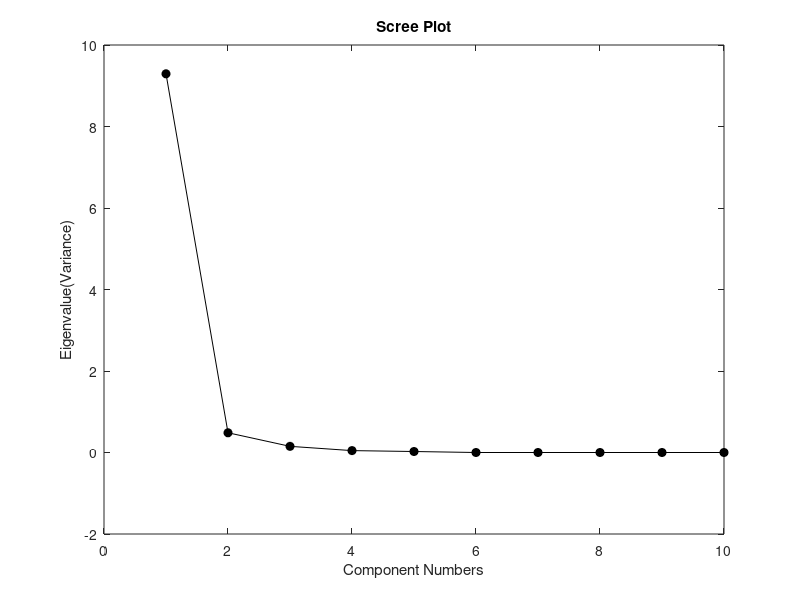
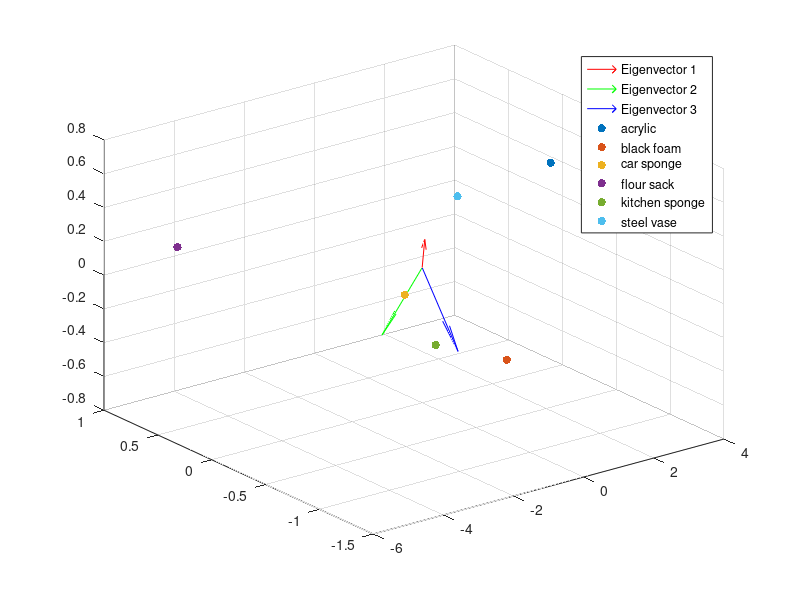

These figures' MATLAB source, in order:
% Load the data from the .mat file
data = load('Lab1/F0_Electrodes.mat');
colors = lines(6);

data = data.Electrodes;

% Standardize data
standardizedData = (data - mean(data)) ./ std(data);

% Find Covariance matrix
covarianceMatrix = cov(standardizedData);

% Find Eigenvectors and Eigenvalues
[eigenvectors, eigenvalues] = eig(covarianceMatrix);
disp(eigenvectors)
disp(eigenvalues)

eigenvalues = diag(eigenvalues);
% Sort the eigenvalues in descending order and get indices
format short;
[sorted_eigenvalues, sort_index] = sort(eigenvalues, 'descend');
disp(sorted_eigenvalues);

pc_numbers = 1:length(eigenvalues);
plot(pc_numbers, sorted_eigenvalues, 'o-k', 'MarkerFaceColor', 'k');
xlabel('Component Numbers');
ylabel('Eigenvalue(Variance)');
title('Scree Plot');

 

% Extract the three largest eigenvalues
largest_eigenvalues = sorted_eigenvalues(1:3);
 
% Extract the eigenvectors corresponding to the three largest eigenvalues
F = eigenvectors(:, sort_index(1:3));
 
% Display the results
disp('Three Largest Eigenvalues:');
disp(largest_eigenvalues);
disp('Projection Matrix:');
disp(F);



projectedData = standardizedData * F;
disp(projectedData);
figure;
% Origin of the eigenvectors
origin = [0, 0, 0];

% Plotting the eigenvectors
quiver3(origin(1), origin(2), origin(3), eigenvectors(1,1), eigenvectors(2,1), eigenvectors(3,1), 'r');
hold on;
quiver3(origin(1), origin(2), origin(3), eigenvectors(1,2), eigenvectors(2,2), eigenvectors(3,2), 'g');
quiver3(origin(1), origin(2), origin(3), eigenvectors(1,3), eigenvectors(2,3), eigenvectors(3,3), 'b');
for i = 1:size(projectedData, 1)
    scatter3(projectedData(i,1), projectedData(i,2), projectedData(i,3), 36, colors(i,:), 'filled');
end
hold off;
legend('Eigenvector 1', 'Eigenvector 2', 'Eigenvector 3', 'acrylic', 'black foam', 'car sponge', 'flour sack', 'kitchen sponge', 'steel vase');
